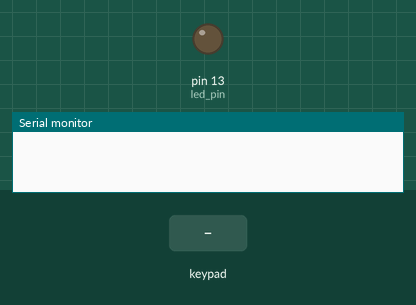
Simulated run of this sketch. Board: Arduino Uno, built with avr-gcc and run on an emulated ATmega328P. On the bench: output pins drawn as LEDs (lit = HIGH), the last lines printed to the serial monitor. The inputs (shaded band) are chosen by the test bench.

Above: at 1.2 s.
1.3 s: keypad keys 1 2 3 4 A pressed 0.4 s apart
At 3.8 s:
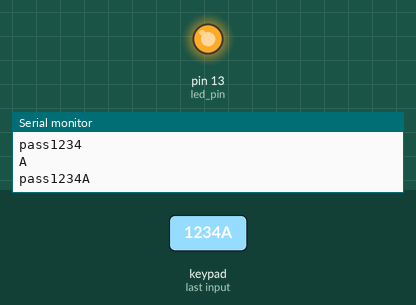
4.8 s: key 'A' pressed
At 5.3 s:
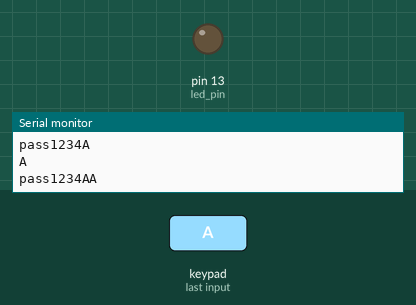
6.3 s: key 'B' pressed
7.8 s: keypad keys 1 2 3 4 A # pressed 0.4 s apart
11.7 s: key 'C' pressed
13.2 s: keypad keys 1 2 3 4 A * pressed 0.4 s apart
Timing chart, 0 to 16.2 s (numbered marks = the images above; inputs shaded):
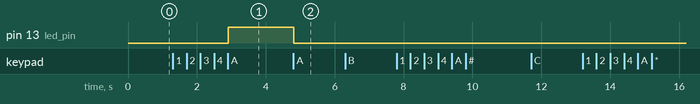

The sketch:

keypadEx.ino
```cpp
#include <Key.h>
#include <Keypad.h>

#include <keypad.h>

const byte ROWS = 4;
const byte COLS = 4;


byte rowPins[ROWS] = { 9, 8, 7, 6 };
byte colPins[COLS] = { 5, 4, 3, 2 };
String pass ="";


char keys [ROWS][COLS] = {
  {'1','2','3','A'},
  {'4', '5', '6', 'B'},
  {'7', '8', '9', 'C'},
  {'*', '0', '#', 'D'}
};
Keypad keypad = Keypad(makeKeymap(keys), rowPins,colPins, ROWS, COLS);
int led_pin = 13;
boolean blink = false;

void listener(KeypadEvent key) {
  switch(keypad.getState()) {
    case PRESSED:
      if(key == '#') {
        digitalWrite(led_pin, true);
        Serial.println("PRESSED");
      }
      break;
    case RELEASED:
      if(key == '*') {
        digitalWrite(led_pin, false);
        Serial.println("RELEASED");
        pass = "";
        blink = true;
        delay(1000);
        blink = false;
      }
      break;
    case HOLD:
      if(key == '*') {
        Serial.println("HOLDING");
      }
  }
}


void setup() {
  // put your setup code here, to run once:
  Serial.begin(9600);
  pinMode(led_pin, OUTPUT);
  keypad.addEventListener(listener);
}

void loop() {
  // put your main code here, to run repeatedly:

  char key = keypad.getKey();


  if(key != NO_KEY) {
    Serial.println(key);
    pass = pass+key;

    Serial.println("pass"+pass);


    if(pass == "1234A"){
      digitalWrite(13, HIGH);

    }else{
      digitalWrite(13, LOW);

    }

    if(pass.length() > 5){
      pass = "";
      Serial.println(pass);
    }

  }
}
```

Measured:
- after the input at 1.3 s, pin 13 (led_pin): LOW → HIGH after 1.6 s
- after the input at 4.8 s, pin 13 (led_pin): HIGH → LOW at once
